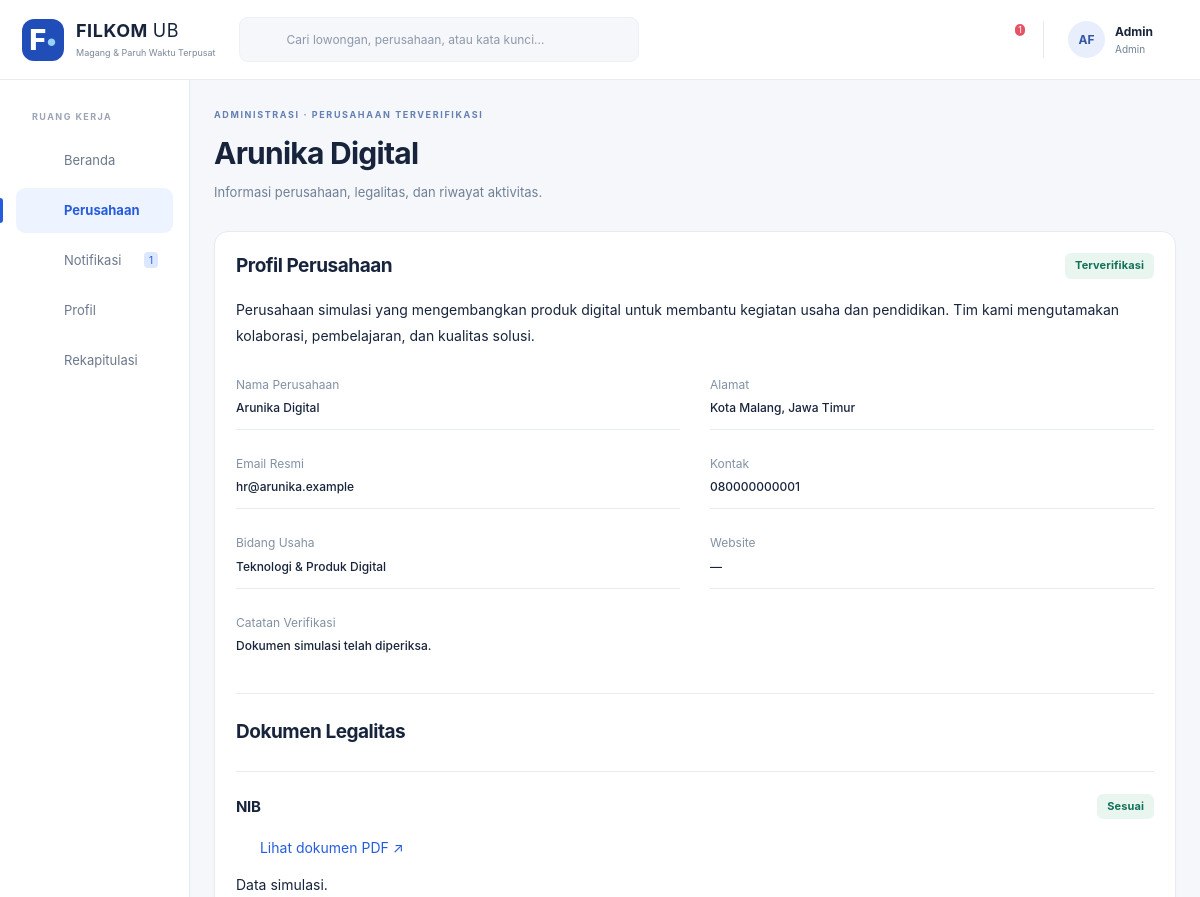
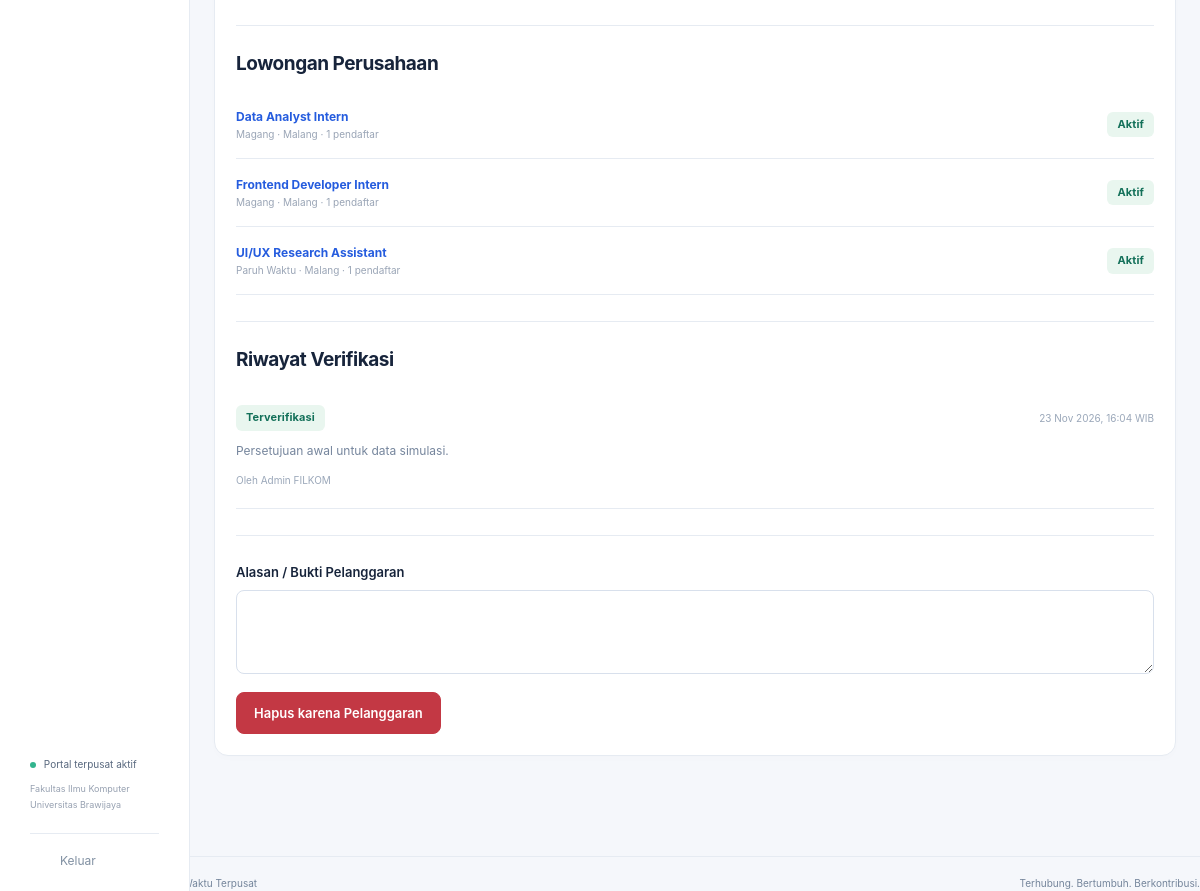
The app's page /index.php?r=perusahaan/detail&id=1 (signed in) with its own data (2 pictures, top to bottom).
### tables this page shows
CREATE TABLE AKUN (
 idAkun INT AUTO_INCREMENT PRIMARY KEY, username VARCHAR(100) NOT NULL UNIQUE, email VARCHAR(100) NOT NULL UNIQUE,
 passwordHash VARCHAR(255) NOT NULL, namaPengguna VARCHAR(100) NOT NULL,
 role ENUM('Mahasiswa','Rekruter','Admin') NOT NULL, aktif TINYINT(1) NOT NULL DEFAULT 1,
 idMahasiswa INT NULL UNIQUE,idPerusahaan INT NULL,
 FOREIGN KEY(idMahasiswa) REFERENCES MAHASISWA(idMahasiswa), FOREIGN KEY(idPerusahaan) REFERENCES PERUSAHAAN(idPerusahaan),
 CONSTRAINT CK_AKUN_ROLE CHECK ((role='Mahasiswa' AND idMahasiswa IS NOT NULL AND idPerusahaan IS NULL) OR (role='Rekruter' AND idPerusahaan IS NOT NULL AND idMahasiswa IS NULL) OR (role='Admin' AND idMahasiswa IS NULL AND idPerusahaan IS NULL))
);

CREATE TABLE PERUSAHAAN (
 idPerusahaan INT AUTO_INCREMENT PRIMARY KEY, namaPerusahaan VARCHAR(100) NOT NULL,
 alamat TEXT NOT NULL, emailPerusahaan VARCHAR(100) NOT NULL UNIQUE,
 statusVerifikasi VARCHAR(20) NOT NULL DEFAULT 'Menunggu', bidangUsaha VARCHAR(100) NOT NULL DEFAULT '',
 kontak VARCHAR(30) NOT NULL DEFAULT '', deskripsi TEXT, website VARCHAR(250) NOT NULL DEFAULT '',
 catatanVerifikasi TEXT, dihapusPada DATETIME NULL, dibuatPada DATETIME NOT NULL DEFAULT CURRENT_TIMESTAMP
);

CREATE TABLE DOKUMEN_PERUSAHAAN (
 id INT AUTO_INCREMENT PRIMARY KEY,idPerusahaan INT NOT NULL,idDokumen INT NOT NULL,namaDokumen VARCHAR(100) NOT NULL,
 hasilPemeriksaan VARCHAR(30) NOT NULL DEFAULT 'Belum diperiksa',catatan TEXT,idPemeriksa INT NULL,
 FOREIGN KEY(idPerusahaan) REFERENCES PERUSAHAAN(idPerusahaan),FOREIGN KEY(idDokumen) REFERENCES DOKUMEN(idDokumen),FOREIGN KEY(idPemeriksa) REFERENCES AKUN(idAkun)
);

CREATE TABLE LOWONGAN (
 idLowongan INT AUTO_INCREMENT PRIMARY KEY,namaLowongan VARCHAR(100) NOT NULL,jenisPekerjaan VARCHAR(50) NOT NULL,
 modeKerja VARCHAR(50) NOT NULL,lokasiPenempatan VARCHAR(100) NOT NULL,tingkatSemesterMinimal INT NOT NULL,
 targetJurusan TEXT NOT NULL,deskripsi TEXT NOT NULL,dokumenPersyaratan TEXT NOT NULL,
 statusLowongan VARCHAR(20) NOT NULL DEFAULT 'Ditutup',tanggalDibuat DATETIME NOT NULL DEFAULT CURRENT_TIMESTAMP,idPerusahaan INT NOT NULL,
 batasLamaran DATE NULL,kuota INT NOT NULL DEFAULT 1,durasiBulan INT NOT NULL DEFAULT 3,
 uangSaku DECIMAL(12,0) NOT NULL DEFAULT 0,konversiSKS INT NOT NULL DEFAULT 0,kualifikasi TEXT,dihapusPada DATETIME NULL,
 FOREIGN KEY(idPerusahaan) REFERENCES PERUSAHAAN(idPerusahaan), INDEX IDX_LOWONGAN_STATUS(statusLowongan,idPerusahaan)
);

CREATE TABLE RIWAYAT_VERIFIKASI (
 idVerifikasi INT AUTO_INCREMENT PRIMARY KEY,idPerusahaan INT NOT NULL,idAdmin INT NOT NULL,hasil VARCHAR(30) NOT NULL,
 catatan TEXT NOT NULL,dibuatPada DATETIME NOT NULL DEFAULT CURRENT_TIMESTAMP,
 FOREIGN KEY(idPerusahaan) REFERENCES PERUSAHAAN(idPerusahaan),FOREIGN KEY(idAdmin) REFERENCES AKUN(idAkun)
);

### app/Views/perusahaan/detail.php (the view, shortened to what the rows shown need)
<?php
$approved=$perusahaan['statusVerifikasi']==='Terverifikasi';$pending=$perusahaan['statusVerifikasi']==='Menunggu';
$heading=$perusahaan['namaPerusahaan'];$kicker=$approved?'ADMINISTRASI · PERUSAHAAN TERVERIFIKASI':'ADMINISTRASI · VERIFIKASI PERUSAHAAN';$subtitle=$pending?'Periksa informasi dan dokumen legalitas sebelum memberikan keputusan.':'Informasi perusahaan, legalitas, dan riwayat aktivitas.';require ROOT.'/app/Views/components/heading.php';
$reviews=old('pemeriksaan',[]);if(!is_array($reviews))$reviews=[];
?>
<section class="card company-review" data-company-review="<?= (int)$perusahaan['idPerusahaan'] ?>">
<div class="section-heading"><h2>Profil Perusahaan</h2><?= badge($perusahaan['statusVerifikasi']) ?></div><p class="prose"><?= nl2br(e($perusahaan['deskripsi'])) ?></p>
<dl class="summary-list two-up"><?php foreach(['namaPerusahaan'=>'Nama Perusahaan','alamat'=>'Alamat','emailPerusahaan'=>'Email Resmi','kontak'=>'Kontak','bidangUsaha'=>'Bidang Usaha','website'=>'Website','catatanVerifikasi'=>'Catatan Verifikasi'] as $k=>$label):?><div><dt><?= e($label) ?></dt><dd><?php if($k==='website'&&$perusahaan[$k]&&safeUrl($perusahaan[$k])):?><a target="_blank" rel="noopener noreferrer" href="<?= e($perusahaan[$k]) ?>"><?= e($perusahaan[$k]) ?> ↗</a><?php else:?><?= e($perusahaan[$k]?:'—') ?><?php endif;?></dd></div><?php endforeach;?></dl>
<hr class="section-divider"><h2>Dokumen Legalitas</h2><?php if(!$dokumen):?><p class="muted">Perusahaan belum mengunggah dokumen legalitas.</p><?php endif;?>
<?php foreach($dokumen as $d):?><div class="review-document"><div class="section-heading"><h3><?= e($d['namaDokumen']) ?></h3><?= badge($d['hasilPemeriksaan']) ?></div><p><a target="_blank" rel="noopener" href="<?= e(url('dokumen/lihat',['id'=>$d['idDokumen']])) ?>"><?= icon('file') ?> Lihat dokumen PDF ↗</a></p>
<?php if($pending):?><div class="form-grid"><label>Hasil Pemeriksaan<select name="pemeriksaan[<?= (int)$d['id'] ?>][hasil]"><option value="">Belum diperiksa</option><?php foreach(['Sesuai','Tidak sesuai','Bermasalah'] as $s):?><option<?= selected($reviews[$d['id']]['hasil']??$d['hasilPemeriksaan'],$s) ?>><?= e($s) ?></option><?php endforeach;?></select></label><label>Catatan Dokumen<textarea name="pemeriksaan[<?= (int)$d['id'] ?>][catatan]" maxlength="2000" rows="2"><?= e($reviews[$d['id']]['catatan']??$d['catatan']) ?></textarea></label></div><?php else:?><p><?= e($d['catatan']?:'Tidak ada catatan tambahan.') ?></p><?php endif;?></div><?php endforeach;?>
<hr class="section-divider"><h2>Lowongan Perusahaan</h2><?php foreach($lowongan as $l):?><div class="list-row"><div><a href="<?= e(url('lowongan/detail',['id'=>$l['idLowongan']])) ?>"><strong><?= e($l['namaLowongan']) ?></strong></a><small><?= e($l['jenisPekerjaan']) ?> · <?= e($l['lokasiPenempatan']) ?> · <?= (int)$l['jumlahPendaftar'] ?> pendaftar</small></div><?= badge($l['statusLowongan']) ?></div><?php endforeach;?><?php if(!$lowongan):?><p class="muted">Belum ada lowongan yang dipublikasikan.</p><?php endif;?>
<hr class="section-divider"><h2>Riwayat Verifikasi</h2><?php foreach($riwayat as $h):?><article class="history-item"><div class="section-heading"><?= badge($h['hasil']) ?><small><?= tanggal($h['dibuatPada'],'d M Y, H:i') ?> WIB</small></div><p><?= e($h['catatan']) ?></p><small>Oleh <?= e($h['namaPengguna']) ?></small></article><?php endforeach;?><?php if(!$riwayat):?><p class="muted">Belum ada riwayat verifikasi.</p><?php endif;?>
<?php if($approved):?><hr class="section-divider"><form method="post" action="<?= e(url('perusahaan/hapus')) ?>"><label></label><button class="button danger"<?= !empty($offline)?' disabled':'' ?>></button></form><?php endif;?>
</section>

### app/Views/layout/header.php (shortened to what the rows shown need)
<!doctype html>
<html lang="id"><head><meta charset="utf-8"><meta name="viewport" content="width=device-width,initial-scale=1">
<title><?= e($title) ?> · FILKOM Connect</title><link rel="stylesheet" href="assets/app.css"><script src="assets/app.js" defer></script>
</head><body>
<?php if($currentUser): $role=$currentUser['role'];$r=query('r','dashboard'); ?>
<header class="topbar"><a class="brand" href="<?= e(url()) ?>"><span class="brand-icon">F<span>•</span></span><span><strong>FILKOM <span class="brand-light">UB</span></strong><small>Magang &amp; Paruh Waktu Terpusat</small></span></a>
<form class="global-search" action="index.php" method="get"><input type="hidden" name="r" value="<?= $role==='Admin'?'perusahaan':'lowongan' ?>"><?= icon('search') ?><input aria-label="Pencarian global" name="keyword" placeholder="Cari lowongan, perusahaan, atau kata kunci…" value="<?= e(query('keyword')) ?>"><button class="icon-button" aria-label="Cari"><?= icon('arrow') ?></button></form>
<div class="top-actions"><form class="mobile-logout" method="post" action="<?= e(url('logout')) ?>"><?= csrf() ?><button class="icon-button" aria-label="Keluar"><?= icon('logout') ?></button></form><a class="notification-button" href="<?= e(url('notifikasi')) ?>" aria-label="Notifikasi, <?= $unread ?> belum dibaca"><?= icon('bell') ?><?php if($unread):?><span class="counter"><?= $unread>99?'99+':$unread ?></span><?php endif;?></a><div class="user-summary"><span class="avatar"><?= e(initials($currentUser['namaPengguna'])) ?></span><span><strong><?= e(explode(' ',$currentUser['namaPengguna'])[0]) ?></strong><small><?= e($role) ?></small></span></div></div></header>
<aside class="sidebar"><div class="sidebar-label">RUANG KERJA</div><nav aria-label="Navigasi utama">
<?php $nav=[['dashboard','home','Beranda']];
if($role==='Admin')$nav=[...$nav,['perusahaan','building','Perusahaan']];
$nav[]=['notifikasi','bell','Notifikasi'];$nav[]=['profil','user','Profil'];
if($role!=='Mahasiswa')$nav[]=['rekapitulasi','chart','Rekapitulasi'];
foreach($nav as [$link,$ic,$label]):$active=explode('/',$r)[0]===$link||($link==='pendaftar'&&str_starts_with($r,'seleksi')); ?>
<a href="<?= e(url($link)) ?>" class="nav-link <?= $active?'active':'' ?>" <?= $active?'aria-current="page"':'' ?>><?= icon($ic) ?><span><?= e($label) ?></span><?php if($link==='notifikasi'&&$unread):?><span class="nav-count"><?= $unread ?></span><?php endif;?></a>
<?php endforeach;?></nav><div class="sidebar-bottom"><div class="portal-status"><i></i> Portal terpusat aktif<small>Fakultas Ilmu Komputer<br>Universitas Brawijaya</small></div><form method="post" action="<?= e(url('logout')) ?>"><?= csrf() ?><button class="logout"><?= icon('logout') ?> Keluar</button></form></div></aside>
<main id="main" class="main-content">
<?php else: ?><main id="main" class="public-main"><?php endif; ?>

### app/Core/helpers.php (shortened to what the rows shown need)
<?php
function e(mixed $s):string {
    return htmlspecialchars((string)$s,ENT_QUOTES|ENT_SUBSTITUTE,'UTF-8');
}
function url(string $route='dashboard',array $p=[]):string {
    return 'index.php?'.http_build_query(['r'=>$route]+$p);
}
function query(string $key,string $default=''):string {
    $v=$_GET[$key]??$default;
    return is_scalar($v)?trim((string)$v):$default;
}
function tanggal(?string $date,string $format='d M Y'):string {
    return $date?date($format,strtotime($date)):'—';
}
function initials(string $s):string {
    $w=preg_split('/\s+/',trim($s));
    return mb_strtoupper(mb_substr($w[0]??'',0,1).mb_substr($w[1]??'',0,1));
}
function statusClass(string $s):string {
    return match($s) {
        'Diterima','Terverifikasi','Lolos','Sesuai','Layak','Aktif'=>'green','Ditolak','Tidak Lolos','Tidak sesuai','Tidak Layak','Dihapus'=>'red','Wawancara','Diproses','Menunggu'=>'amber','Draf','Ditutup'=>'gray',default=>'blue'
    }
    ;
}
function badge(string $s):string {
    return '<span class="badge '.statusClass($s).'">'.e($s).'</span>';
}
function icon(string $name):string {
    $paths=[ 'home'=>'<path d="m3 10 9-7 9 7v10H3Z"/><path d="M9 20v-7h6v7"/>', 'briefcase'=>'<rect x="3" y="7" width="18" height="14" rx="2"/><path d="M8 7V3h8v4M3 12c6 4 12 4 18 0M10 13h4"/>', 'file'=>'<path d="M6 3h9l4 4v14H6Z"/><path d="M14 3v5h5M9 12h7M9 16h7"/>', 'bell'=>'<path d="M5 17h14l-2-3V9a5 5 0 0 0-10 0v5ZM10 21h4"/>', 'user'=>'<circle cx="12" cy="8" r="4"/><path d="M4 21v-2a8 8 0 0 1 16 0v2"/>', 'calendar'=>'<rect x="3" y="5" width="18" height="16" rx="2"/><path d="M7 2v6M17 2v6M3 11h18M7 15h3M14 15h3"/>', 'chat'=>'<path d="M4 4h16v12H9l-5 5Z"/><path d="M8 8h8M8 12h5"/>', 'search'=>'<circle cx="10" cy="10" r="6"/><path d="m15 15 6 6"/>', 'arrow'=>'<path d="M4 12h16m-6-6 6 6-6 6"/>', 'plus'=>'<path d="M12 4v16M4 12h16"/>', 'location'=>'<path d="M19 10c0 5-7 11-7 11S5 15 5 10a7 7 0 0 1 14 0Z"/><circle cx="12" cy="10" r="2"/>', 'check'=>'<path d="m5 12 4 4L19 6"/>', 'clock'=>'<circle cx="12" cy="12" r="9"/><path d="M12 6v6l4 2"/>', 'logout'=>'<path d="M9 3H4v18h5M9 12h12m-5-5 5 5-5 5"/>', 'building'=>'<path d="M4 21V3h12v18M16 9h4v12M8 7h4M8 11h4M8 15h4M9 21v-3h3v3"/>', 'chart'=>'<path d="M4 3v18h17M8 17v-4M13 17V8M18 17V5"/>', 'shield'=>'<path d="m12 2 9 4v6c0 5-9 10-9 10S3 17 3 12V6Z"/><path d="m8 12 3 3 5-6"/>', 'download'=>'<path d="M12 3v12m-5-5 5 5 5-5M4 16v5h16v-5"/>', 'close'=>'<path d="m5 5 14 14M19 5 5 19"/>', ];
    return '<svg class="icon" viewBox="0 0 24 24" fill="none" stroke="currentColor" stroke-width="1.7" stroke-linecap="round" stroke-linejoin="round" aria-hidden="true">'.($paths[$name]??$paths['file']).'</svg>';
}

### app/Views/components/heading.php
<div class="page-heading"><div><p class="eyebrow"><?= e($kicker??'FILKOM CONNECT') ?></p><h1><?= e($heading??$title) ?></h1><?php if(!empty($subtitle)):?><p><?= e($subtitle) ?></p><?php endif;?></div><?php if(!empty($headingAction)):?><?= $headingAction ?><?php endif;?></div>

### records on screen
akun: namaPengguna "AF", namaPengguna "Admin", role "Admin"
perusahaan: statusVerifikasi "ADMINISTRASI · PERUSAHAAN TERVERIFIKASI", namaPerusahaan "Arunika Digital", statusVerifikasi "Informasi perusahaan, legalitas, dan riwayat aktivitas.", statusVerifikasi "Terverifikasi", deskripsi "Perusahaan simulasi yang mengembangkan produk digital untuk membantu kegiatan usaha dan pendidikan. Tim kami mengutamakan kolaborasi, pembelajaran, dan kualitas solusi.", alamat "Kota Malang, Jawa Timur", emailPerusahaan "hr@arunika.example", kontak "080000000001", bidangUsaha "Teknologi & Produk Digital", website "—", catatanVerifikasi "Dokumen simulasi telah diperiksa."
dokumen_perusahaan: namaDokumen "NIB", hasilPemeriksaan "Sesuai", catatan "Data simulasi."
lowongan: namaLowongan "Data Analyst Intern", jenisPekerjaan "Magang", lokasiPenempatan "Malang", jumlahPendaftar "1", statusLowongan "Aktif"
lowongan: namaLowongan "Frontend Developer Intern", jenisPekerjaan "Magang", lokasiPenempatan "Malang", jumlahPendaftar "1", statusLowongan "Aktif"
lowongan: namaLowongan "UI/UX Research Assistant", jenisPekerjaan "Paruh Waktu", lokasiPenempatan "Malang", jumlahPendaftar "1", statusLowongan "Aktif"
riwayat_verifikasi: hasil "Terverifikasi", dibuatPada "23 Nov 2026, 16:04", catatan "Persetujuan awal untuk data simulasi.", idAdmin.namaPengguna "Admin FILKOM"

### other values on screen
$unread "1"
$label "Beranda"
$label "Perusahaan"
$label "Notifikasi"
$label "Profil"
$label "Rekapitulasi"
$label "Nama Perusahaan"
$label "Alamat"
$label "Email Resmi"
$label "Kontak"
$label "Bidang Usaha"
$label "Website"
$label "Catatan Verifikasi"
